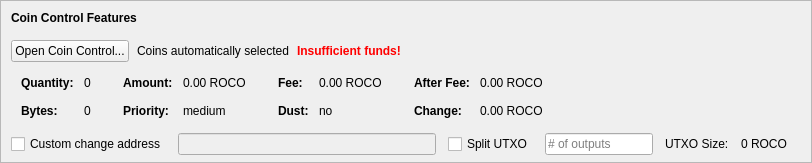
    <widget class="QFrame" name="frameCoinControl">
     <property name="sizePolicy">
      <sizepolicy hsizetype="Expanding" vsizetype="Expanding">
       <horstretch>0</horstretch>
       <verstretch>0</verstretch>
      </sizepolicy>
     </property>
     <property name="maximumSize">
      <size>
       <width>16777215</width>
       <height>16777215</height>
      </size>
     </property>
     <property name="frameShape">
      <enum>QFrame::StyledPanel</enum>
     </property>
     <property name="frameShadow">
      <enum>QFrame::Sunken</enum>
     </property>
     <layout class="QVBoxLayout" name="verticalLayoutCoinControl2">
      <property name="spacing">
       <number>0</number>
      </property>
      <property name="leftMargin">
       <number>0</number>
      </property>
      <property name="topMargin">
       <number>0</number>
      </property>
      <property name="rightMargin">
       <number>0</number>
      </property>
      <property name="bottomMargin">
       <number>6</number>
      </property>
      <item>
       <layout class="QVBoxLayout" name="verticalLayoutCoinControl" stretch="0,0,0,0,1">
        <property name="spacing">
         <number>0</number>
        </property>
        <property name="leftMargin">
         <number>10</number>
        </property>
        <property name="topMargin">
         <number>10</number>
        </property>
        <item>
         <layout class="QHBoxLayout" name="horizontalLayoutCoinControl1">
          <property name="bottomMargin">
           <number>15</number>
          </property>
          <item>
           <widget class="QLabel" name="labelCoinControlFeatures">
            <property name="sizePolicy">
             <sizepolicy hsizetype="Preferred" vsizetype="Maximum">
              <horstretch>0</horstretch>
              <verstretch>0</verstretch>
             </sizepolicy>
            </property>
            <property name="font">
             <font>
              <weight>75</weight>
              <bold>true</bold>
             </font>
            </property>
            <property name="styleSheet">
             <string notr="true">font-weight:bold;</string>
            </property>
            <property name="text">
             <string>Coin Control Features</string>
            </property>
           </widget>
          </item>
         </layout>
        </item>
        <item>
         <layout class="QHBoxLayout" name="horizontalLayoutCoinControl2" stretch="0,0,0,0">
          <property name="spacing">
           <number>8</number>
          </property>
          <property name="bottomMargin">
           <number>10</number>
          </property>
          <item>
           <widget class="QPushButton" name="pushButtonCoinControl">
            <property name="styleSheet">
             <string notr="true"/>
            </property>
            <property name="text">
             <string>Open Coin Control...</string>
            </property>
            <property name="autoDefault">
             <bool>false</bool>
            </property>
           </widget>
          </item>
          <item>
           <widget class="QLabel" name="labelCoinControlAutomaticallySelected">
            <property name="text">
             <string>Coins automatically selected</string>
            </property>
            <property name="margin">
             <number>5</number>
            </property>
           </widget>
          </item>
          <item>
           <widget class="QLabel" name="labelCoinControlInsuffFunds">
            <property name="font">
             <font>
              <weight>75</weight>
              <bold>true</bold>
             </font>
            </property>
            <property name="styleSheet">
             <string notr="true">color:red;font-weight:bold;</string>
            </property>
            <property name="text">
             <string>Insufficient funds!</string>
            </property>
            <property name="margin">
             <number>5</number>
            </property>
           </widget>
          </item>
          <item>
           <spacer name="horizontalSpacerCoinControl">
            <property name="orientation">
             <enum>Qt::Horizontal</enum>
            </property>
            <property name="sizeHint" stdset="0">
             <size>
              <width>40</width>
              <height>1</height>
             </size>
            </property>
           </spacer>
          </item>
         </layout>
        </item>
        <item>
         <widget class="QWidget" name="widgetCoinControl" native="true">
          <property name="sizePolicy">
           <sizepolicy hsizetype="Preferred" vsizetype="Preferred">
            <horstretch>0</horstretch>
            <verstretch>0</verstretch>
           </sizepolicy>
          </property>
          <property name="minimumSize">
           <size>
            <width>0</width>
            <height>0</height>
           </size>
          </property>
          <property name="styleSheet">
           <string notr="true"/>
          </property>
          <layout class="QHBoxLayout" name="horizontalLayoutCoinControl5">
           <property name="leftMargin">
            <number>0</number>
           </property>
           <property name="topMargin">
            <number>0</number>
           </property>
           <property name="rightMargin">
            <number>0</number>
           </property>
           <property name="bottomMargin">
            <number>0</number>
           </property>
           <item>
            <layout class="QHBoxLayout" name="horizontalLayoutCoinControl3" stretch="0,0,0,1">
             <property name="spacing">
              <number>20</number>
             </property>
             <property name="topMargin">
              <number>0</number>
             </property>
             <property name="bottomMargin">
              <number>10</number>
             </property>
             <item>
              <layout class="QFormLayout" name="formLayoutCoinControl1">
               <property name="horizontalSpacing">
                <number>10</number>
               </property>
               <property name="verticalSpacing">
                <number>14</number>
               </property>
               <property name="leftMargin">
                <number>10</number>
               </property>
               <property name="topMargin">
                <number>4</number>
               </property>
               <property name="rightMargin">
                <number>6</number>
               </property>
               <item row="0" column="0">
                <widget class="QLabel" name="labelCoinControlQuantityText">
                 <property name="font">
                  <font>
                   <weight>75</weight>
                   <bold>true</bold>
                  </font>
                 </property>
                 <property name="text">
                  <string>Quantity:</string>
                 </property>
                 <property name="margin">
                  <number>0</number>
                 </property>
                </widget>
               </item>
               <item row="0" column="1">
                <widget class="QLabel" name="labelCoinControlQuantity">
                 <property name="cursor">
                  <cursorShape>IBeamCursor</cursorShape>
                 </property>
                 <property name="contextMenuPolicy">
                  <enum>Qt::ActionsContextMenu</enum>
                 </property>
                 <property name="text">
                  <string notr="true">0</string>
                 </property>
                 <property name="margin">
                  <number>0</number>
                 </property>
                 <property name="textInteractionFlags">
                  <set>Qt::LinksAccessibleByMouse|Qt::TextSelectableByKeyboard|Qt::TextSelectableByMouse</set>
                 </property>
                </widget>
               </item>
               <item row="1" column="0">
                <widget class="QLabel" name="labelCoinControlBytesText">
                 <property name="font">
                  <font>
                   <weight>75</weight>
                   <bold>true</bold>
                  </font>
                 </property>
                 <property name="text">
                  <string>Bytes:</string>
                 </property>
                </widget>
               </item>
               <item row="1" column="1">
                <widget class="QLabel" name="labelCoinControlBytes">
                 <property name="cursor">
                  <cursorShape>IBeamCursor</cursorShape>
                 </property>
                 <property name="contextMenuPolicy">
                  <enum>Qt::ActionsContextMenu</enum>
                 </property>
                 <property name="text">
                  <string notr="true">0</string>
                 </property>
                 <property name="textInteractionFlags">
                  <set>Qt::LinksAccessibleByMouse|Qt::TextSelectableByKeyboard|Qt::TextSelectableByMouse</set>
                 </property>
                </widget>
               </item>
              </layout>
             </item>
             <item>
              <layout class="QFormLayout" name="formLayoutCoinControl2">
               <property name="horizontalSpacing">
                <number>10</number>
               </property>
               <property name="verticalSpacing">
                <number>14</number>
               </property>
               <property name="leftMargin">
                <number>6</number>
               </property>
               <property name="topMargin">
                <number>4</number>
               </property>
               <property name="rightMargin">
                <number>6</number>
               </property>
               <item row="0" column="0">
                <widget class="QLabel" name="labelCoinControlAmountText">
                 <property name="font">
                  <font>
                   <weight>75</weight>
                   <bold>true</bold>
                  </font>
                 </property>
                 <property name="text">
                  <string>Amount:</string>
                 </property>
                 <property name="margin">
                  <number>0</number>
                 </property>
                </widget>
               </item>
               <item row="0" column="1">
                <widget class="QLabel" name="labelCoinControlAmount">
                 <property name="cursor">
                  <cursorShape>IBeamCursor</cursorShape>
                 </property>
                 <property name="contextMenuPolicy">
                  <enum>Qt::ActionsContextMenu</enum>
                 </property>
                 <property name="text">
                  <string notr="true">0.00 ROCO</string>
                 </property>
                 <property name="textInteractionFlags">
                  <set>Qt::LinksAccessibleByMouse|Qt::TextSelectableByKeyboard|Qt::TextSelectableByMouse</set>
                 </property>
                </widget>
               </item>
               <item row="1" column="0">
                <widget class="QLabel" name="labelCoinControlPriorityText">
                 <property name="font">
                  <font>
                   <weight>75</weight>
                   <bold>true</bold>
                  </font>
                 </property>
                 <property name="text">
                  <string>Priority:</string>
                 </property>
                </widget>
               </item>
               <item row="1" column="1">
                <widget class="QLabel" name="labelCoinControlPriority">
                 <property name="cursor">
                  <cursorShape>IBeamCursor</cursorShape>
                 </property>
                 <property name="contextMenuPolicy">
                  <enum>Qt::ActionsContextMenu</enum>
                 </property>
                 <property name="text">
                  <string>medium</string>
                 </property>
                 <property name="textInteractionFlags">
                  <set>Qt::LinksAccessibleByMouse|Qt::TextSelectableByKeyboard|Qt::TextSelectableByMouse</set>
                 </property>
                </widget>
               </item>
              </layout>
             </item>
             <item>
              <layout class="QFormLayout" name="formLayoutCoinControl3">
               <property name="horizontalSpacing">
                <number>10</number>
               </property>
               <property name="verticalSpacing">
                <number>14</number>
               </property>
               <property name="leftMargin">
                <number>6</number>
               </property>
               <property name="topMargin">
                <number>4</number>
               </property>
               <property name="rightMargin">
                <number>6</number>
               </property>
               <item row="0" column="0">
                <widget class="QLabel" name="labelCoinControlFeeText">
                 <property name="font">
                  <font>
                   <weight>75</weight>
                   <bold>true</bold>
                  </font>
                 </property>
                 <property name="text">
                  <string>Fee:</string>
                 </property>
                 <property name="margin">
                  <number>0</number>
                 </property>
                </widget>
               </item>
               <item row="0" column="1">
                <widget class="QLabel" name="labelCoinControlFee">
                 <property name="cursor">
                  <cursorShape>IBeamCursor</cursorShape>
                 </property>
                 <property name="contextMenuPolicy">
                  <enum>Qt::ActionsContextMenu</enum>
                 </property>
                 <property name="text">
                  <string notr="true">0.00 ROCO</string>
                 </property>
                 <property name="textInteractionFlags">
                  <set>Qt::LinksAccessibleByMouse|Qt::TextSelectableByKeyboard|Qt::TextSelectableByMouse</set>
                 </property>
                </widget>
               </item>
               <item row="1" column="0">
                <widget class="QLabel" name="labelCoinControlLowOutputText">
                 <property name="font">
                  <font>
                   <weight>75</weight>
                   <bold>true</bold>
                  </font>
                 </property>
                 <property name="text">
                  <string>Dust:</string>
                 </property>
                </widget>
               </item>
               <item row="1" column="1">
                <widget class="QLabel" name="labelCoinControlLowOutput">
                 <property name="cursor">
                  <cursorShape>IBeamCursor</cursorShape>
                 </property>
                 <property name="contextMenuPolicy">
                  <enum>Qt::ActionsContextMenu</enum>
                 </property>
                 <property name="text">
                  <string>no</string>
                 </property>
                 <property name="textInteractionFlags">
                  <set>Qt::LinksAccessibleByMouse|Qt::TextSelectableByKeyboard|Qt::TextSelectableByMouse</set>
                 </property>
                </widget>
               </item>
              </layout>
             </item>
             <item>
              <layout class="QFormLayout" name="formLayoutCoinControl4">
               <property name="horizontalSpacing">
                <number>10</number>
               </property>
               <property name="verticalSpacing">
                <number>14</number>
               </property>
               <property name="leftMargin">
                <number>6</number>
               </property>
               <property name="topMargin">
                <number>4</number>
               </property>
               <property name="rightMargin">
                <number>6</number>
               </property>
               <item row="0" column="0">
                <widget class="QLabel" name="labelCoinControlAfterFeeText">
                 <property name="font">
                  <font>
                   <weight>75</weight>
                   <bold>true</bold>
                  </font>
                 </property>
                 <property name="text">
                  <string>After Fee:</string>
                 </property>
                 <property name="margin">
                  <number>0</number>
                 </property>
                </widget>
               </item>
               <item row="0" column="1">
                <widget class="QLabel" name="labelCoinControlAfterFee">
                 <property name="cursor">
                  <cursorShape>IBeamCursor</cursorShape>
                 </property>
                 <property name="contextMenuPolicy">
                  <enum>Qt::ActionsContextMenu</enum>
                 </property>
                 <property name="text">
                  <string notr="true">0.00 ROCO</string>
                 </property>
                 <property name="textInteractionFlags">
                  <set>Qt::LinksAccessibleByMouse|Qt::TextSelectableByKeyboard|Qt::TextSelectableByMouse</set>
                 </property>
                </widget>
               </item>
               <item row="1" column="0">
                <widget class="QLabel" name="labelCoinControlChangeText">
                 <property name="font">
                  <font>
                   <weight>75</weight>
                   <bold>true</bold>
                  </font>
                 </property>
                 <property name="text">
                  <string>Change:</string>
                 </property>
                </widget>
               </item>
               <item row="1" column="1">
                <widget class="QLabel" name="labelCoinControlChange">
                 <property name="cursor">
                  <cursorShape>IBeamCursor</cursorShape>
                 </property>
                 <property name="contextMenuPolicy">
                  <enum>Qt::ActionsContextMenu</enum>
                 </property>
                 <property name="text">
                  <string notr="true">0.00 ROCO</string>
                 </property>
                 <property name="textInteractionFlags">
                  <set>Qt::LinksAccessibleByMouse|Qt::TextSelectableByKeyboard|Qt::TextSelectableByMouse</set>
                 </property>
                </widget>
               </item>
              </layout>
             </item>
            </layout>
           </item>
          </layout>
         </widget>
        </item>
        <item>
         <layout class="QHBoxLayout" name="horizontalLayoutCoinControl4" stretch="0,0,0,0,0,0,0">
          <property name="spacing">
           <number>12</number>
          </property>
          <property name="sizeConstraint">
           <enum>QLayout::SetDefaultConstraint</enum>
          </property>
          <property name="topMargin">
           <number>5</number>
          </property>
          <property name="rightMargin">
           <number>5</number>
          </property>
          <item>
           <widget class="QCheckBox" name="checkBoxCoinControlChange">
            <property name="toolTip">
             <string>If this is activated, but the change address is empty or invalid, change will be sent to a newly generated address.</string>
            </property>
            <property name="text">
             <string>Custom change address</string>
            </property>
           </widget>
          </item>
          <item>
           <widget class="QValidatedLineEdit" name="lineEditCoinControlChange">
            <property name="enabled">
             <bool>false</bool>
            </property>
            <property name="sizePolicy">
             <sizepolicy hsizetype="Expanding" vsizetype="Fixed">
              <horstretch>0</horstretch>
              <verstretch>0</verstretch>
             </sizepolicy>
            </property>
           </widget>
          </item>
          <item>
           <widget class="QCheckBox" name="splitBlockCheckBox">
            <property name="text">
             <string>Split UTXO</string>
            </property>
           </widget>
          </item>
          <item>
           <widget class="QLineEdit" name="splitBlockLineEdit">
            <property name="sizePolicy">
             <sizepolicy hsizetype="Fixed" vsizetype="Fixed">
              <horstretch>50</horstretch>
              <verstretch>0</verstretch>
             </sizepolicy>
            </property>
            <property name="placeholderText">
             <string># of outputs</string>
            </property>
           </widget>
          </item>
          <item>
           <widget class="QLabel" name="labelBlockSizeText">
            <property name="text">
             <string>UTXO Size:</string>
            </property>
           </widget>
          </item>
          <item>
           <widget class="QLabel" name="labelBlockSize">
            <property name="text">
             <string>0 ROCO</string>
            </property>
           </widget>
          </item>
          <item>
           <widget class="QLabel" name="labelCoinControlChangeLabel">
            <property name="sizePolicy">
             <sizepolicy hsizetype="Preferred" vsizetype="Expanding">
              <horstretch>0</horstretch>
              <verstretch>0</verstretch>
             </sizepolicy>
            </property>
            <property name="minimumSize">
             <size>
              <width>0</width>
              <height>0</height>
             </size>
            </property>
            <property name="text">
             <string/>
            </property>
            <property name="margin">
             <number>3</number>
            </property>
           </widget>
          </item>
         </layout>
        </item>
        <item>
         <spacer name="verticalSpacerCoinControl">
          <property name="orientation">
           <enum>Qt::Vertical</enum>
          </property>
          <property name="sizeHint" stdset="0">
           <size>
            <width>800</width>
            <height>1</height>
           </size>
          </property>
         </spacer>
        </item>
       </layout>
      </item>
     </layout>
    </widget>
